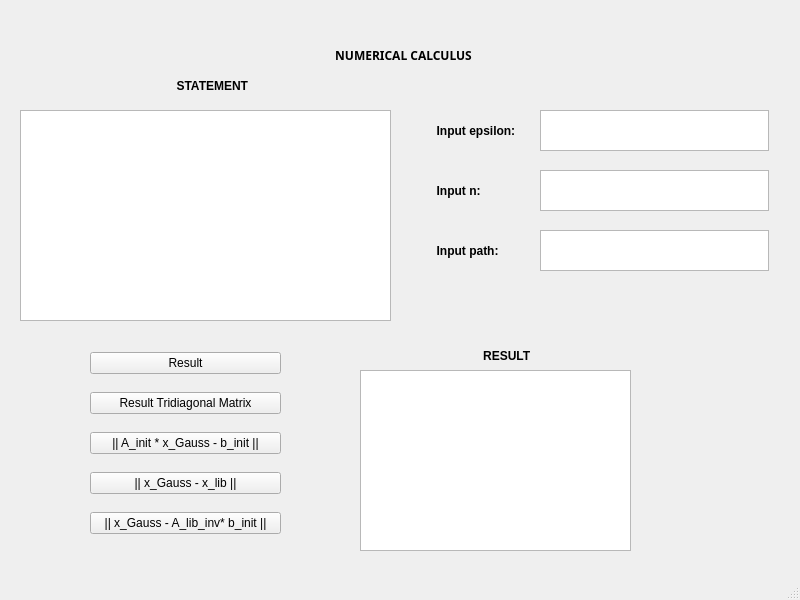
<?xml version="1.0" encoding="UTF-8"?>
<ui version="4.0">
 <class>MainWindow</class>
 <widget class="QMainWindow" name="MainWindow">
  <property name="geometry">
   <rect>
    <x>0</x>
    <y>0</y>
    <width>800</width>
    <height>600</height>
   </rect>
  </property>
  <property name="windowTitle">
   <string>MainWindow</string>
  </property>
  <widget class="QWidget" name="centralwidget">
   <widget class="QWidget" name="verticalLayoutWidget">
    <property name="geometry">
     <rect>
      <x>90</x>
      <y>340</y>
      <width>191</width>
      <height>211</height>
     </rect>
    </property>
    <layout class="QVBoxLayout" name="verticalLayout">
     <item>
      <widget class="QPushButton" name="Result_2">
       <property name="text">
        <string>Result</string>
       </property>
      </widget>
     </item>
     <item>
      <widget class="QPushButton" name="Result_tri">
       <property name="text">
        <string>Result Tridiagonal Matrix</string>
       </property>
      </widget>
     </item>
     <item>
      <widget class="QPushButton" name="V1">
       <property name="text">
        <string>|| A_init * x_Gauss - b_init ||</string>
       </property>
      </widget>
     </item>
     <item>
      <widget class="QPushButton" name="V2">
       <property name="text">
        <string>|| x_Gauss - x_lib ||</string>
       </property>
      </widget>
     </item>
     <item>
      <widget class="QPushButton" name="V3">
       <property name="text">
        <string>|| x_Gauss - A_lib_inv* b_init ||</string>
       </property>
      </widget>
     </item>
    </layout>
   </widget>
   <widget class="QLabel" name="label">
    <property name="geometry">
     <rect>
      <x>270</x>
      <y>40</y>
      <width>231</width>
      <height>31</height>
     </rect>
    </property>
    <property name="font">
     <font>
      <family>Rockwell Extra Bold</family>
      <weight>75</weight>
      <bold>true</bold>
     </font>
    </property>
    <property name="text">
     <string>                    NUMERICAL CALCULUS</string>
    </property>
    <property name="textFormat">
     <enum>Qt::PlainText</enum>
    </property>
    <property name="indent">
     <number>3</number>
    </property>
   </widget>
   <widget class="QTextEdit" name="Result">
    <property name="geometry">
     <rect>
      <x>360</x>
      <y>370</y>
      <width>271</width>
      <height>181</height>
     </rect>
    </property>
   </widget>
   <widget class="QLabel" name="label_2">
    <property name="geometry">
     <rect>
      <x>360</x>
      <y>340</y>
      <width>271</width>
      <height>31</height>
     </rect>
    </property>
    <property name="font">
     <font>
      <weight>75</weight>
      <bold>true</bold>
     </font>
    </property>
    <property name="text">
     <string>                                     RESULT</string>
    </property>
   </widget>
   <widget class="QWidget" name="verticalLayoutWidget_2">
    <property name="geometry">
     <rect>
      <x>410</x>
      <y>110</y>
      <width>121</width>
      <height>41</height>
     </rect>
    </property>
    <layout class="QVBoxLayout" name="verticalLayout_2">
     <item>
      <widget class="QLabel" name="n_val_3">
       <property name="font">
        <font>
         <weight>75</weight>
         <bold>true</bold>
        </font>
       </property>
       <property name="text">
        <string>        Input epsilon:</string>
       </property>
      </widget>
     </item>
    </layout>
   </widget>
   <widget class="QWidget" name="verticalLayoutWidget_3">
    <property name="geometry">
     <rect>
      <x>410</x>
      <y>230</y>
      <width>121</width>
      <height>41</height>
     </rect>
    </property>
    <layout class="QVBoxLayout" name="verticalLayout_3">
     <item>
      <widget class="QLabel" name="n_val_6">
       <property name="font">
        <font>
         <weight>75</weight>
         <bold>true</bold>
        </font>
       </property>
       <property name="text">
        <string>        Input path:</string>
       </property>
      </widget>
     </item>
    </layout>
   </widget>
   <widget class="QWidget" name="verticalLayoutWidget_4">
    <property name="geometry">
     <rect>
      <x>20</x>
      <y>110</y>
      <width>371</width>
      <height>211</height>
     </rect>
    </property>
    <layout class="QVBoxLayout" name="verticalLayout_6">
     <item>
      <widget class="QTextEdit" name="statement"/>
     </item>
    </layout>
   </widget>
   <widget class="QLabel" name="label_5">
    <property name="geometry">
     <rect>
      <x>100</x>
      <y>70</y>
      <width>251</width>
      <height>31</height>
     </rect>
    </property>
    <property name="font">
     <font>
      <weight>75</weight>
      <bold>true</bold>
     </font>
    </property>
    <property name="text">
     <string>                       STATEMENT</string>
    </property>
   </widget>
   <widget class="QPlainTextEdit" name="epsilon">
    <property name="geometry">
     <rect>
      <x>540</x>
      <y>110</y>
      <width>229</width>
      <height>41</height>
     </rect>
    </property>
   </widget>
   <widget class="QPlainTextEdit" name="n_val">
    <property name="geometry">
     <rect>
      <x>540</x>
      <y>170</y>
      <width>229</width>
      <height>41</height>
     </rect>
    </property>
   </widget>
   <widget class="QWidget" name="verticalLayoutWidget_5">
    <property name="geometry">
     <rect>
      <x>410</x>
      <y>170</y>
      <width>121</width>
      <height>41</height>
     </rect>
    </property>
    <layout class="QVBoxLayout" name="verticalLayout_4">
     <item>
      <widget class="QLabel" name="n_val_5">
       <property name="font">
        <font>
         <weight>75</weight>
         <bold>true</bold>
        </font>
       </property>
       <property name="text">
        <string>        Input n:</string>
       </property>
      </widget>
     </item>
    </layout>
   </widget>
   <widget class="QPlainTextEdit" name="path">
    <property name="geometry">
     <rect>
      <x>540</x>
      <y>230</y>
      <width>229</width>
      <height>41</height>
     </rect>
    </property>
   </widget>
  </widget>
  <widget class="QMenuBar" name="menubar">
   <property name="geometry">
    <rect>
     <x>0</x>
     <y>0</y>
     <width>800</width>
     <height>21</height>
    </rect>
   </property>
  </widget>
  <widget class="QStatusBar" name="statusbar"/>
 </widget>
 <resources/>
 <connections/>
</ui>
